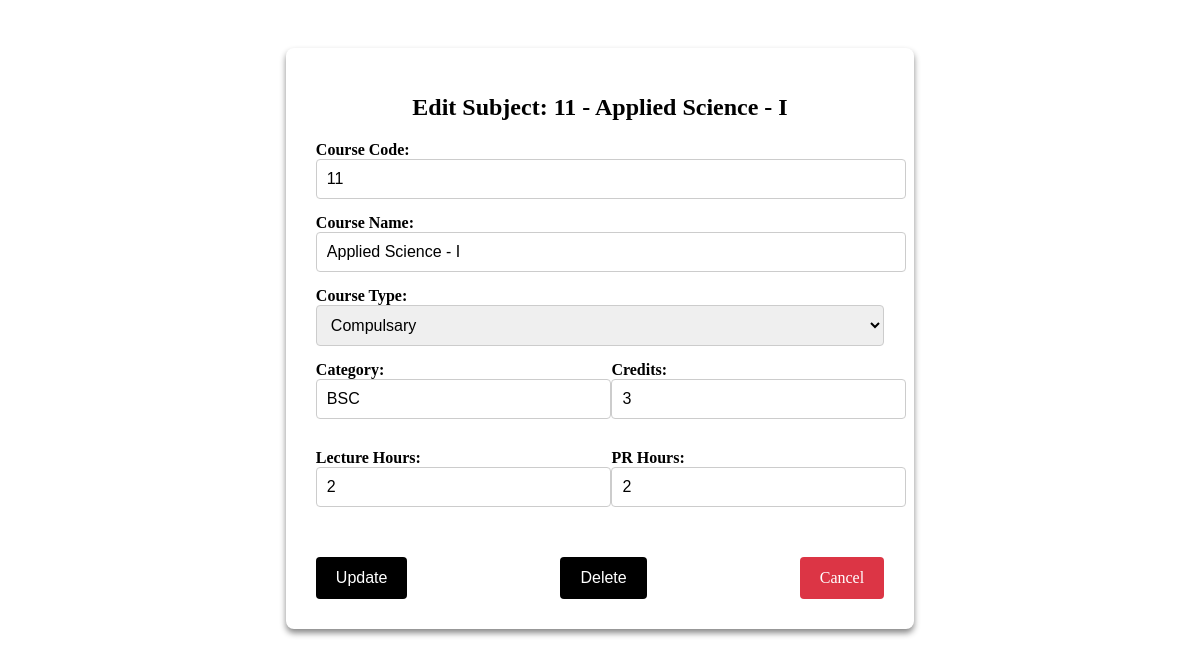
Page /edit-subject/3/ (signed in) on the committed database.
### application/models.py (models this page shows, shortened)
class Subject(models.Model):
    course_code = models.CharField(max_length=10)
    course_name = models.CharField(max_length=100)
    course_type = models.CharField(max_length=100, default="Compulsary")
    category = models.CharField(max_length=50)
    credits = models.IntegerField()
    lecture_hours = models.IntegerField()
    pr_hours = models.IntegerField()
    semester = models.IntegerField()
    class Meta:
        constraints = [
            models.UniqueConstraint(fields=['course_code'], name='unique_course_code'),
            models.UniqueConstraint(fields=['course_name'], name='unique_course_name'),
        ]

### application/views.py (the view, shortened to what this page needs)
# urls.py: path('edit-subject/<int:id>/', views.edit_subject, name='edit_subject'),
@login_required(login_url='home')
def edit_subject(request, id):
    subject = get_object_or_404(Subject, id=id)
    return render(request, 'credit/edit_subject.html', {'subject': subject})

### templates/credit/edit_subject.html (shortened to what this page needs)
<!DOCTYPE html>
<html lang="en">
<head>
</head>
<body>
    <div class="content-container">
        <div class="form-box">
            <h1>Edit Subject: {{ subject.course_code }} - {{ subject.course_name }}</h1>
            <form method="POST" class="form-container">
                <div class="form-group">
                    <label for="course_code">Course Code:</label>
                    <input type="text" name="course_code" value="{{ subject.course_code }}" required class="form-control">
                </div>
                <div class="form-group">
                    <label for="course_name">Course Name:</label>
                    <input type="text" name="course_name" value="{{ subject.course_name }}" required class="form-control">
                </div>
                <div class="form-group">
                    <label for="course_type">Course Type:</label>
                    <select name="course_type" class="form-control">
                        <option value="Compulsary" {% if subject.course_type == "Compulsary" %}selected{% endif %}>Compulsary</option>
                    </select>
                </div>
                <div class="form-row">
                    <div class="form-group half-width">
                        <label for="category">Category:</label>
                        <input type="text" name="category" value="{{ subject.category }}" required class="form-control">
                    </div>
                    <div class="form-group half-width">
                        <label for="credits">Credits:</label>
                        <input type="number" name="credits" value="{{ subject.credits }}" required class="form-control">
                    </div>
                </div>
                <div class="form-row">
                    <div class="form-group half-width">
                        <label for="lecture_hours">Lecture Hours:</label>
                        <input type="number" name="lecture_hours" value="{{ subject.lecture_hours }}" required class="form-control">
                    </div>
                    <div class="form-group half-width">
                        <label for="pr_hours">PR Hours:</label>
                        <input type="number" name="pr_hours" value="{{ subject.pr_hours }}" required class="form-control">
                    </div>
                </div>
                <div class="form-actions">
                    <button type="submit" class="btn update-btn">Update</button>
                    <button type="submit" name="delete" value="True" class="btn update-btn" onclick="return confirm('Are you sure you want to delete this subject?');">Delete</button>
                    <a href="{% url 'sem_subjects' subject.semester %}" class="btn cancel-btn">Cancel</a>
                </div>
            </form>
        </div>
    </div>
</body>
</html>

### templates/credit/edit_subject.html (style rules this page uses)
.content-container { width: 80%; margin: 0 auto; padding: 40px 0; }
.form-box { background-color: #fff; padding: 30px; border-radius: 8px; box-shadow: 0 4px 6px rgba(0, 0, 0, 0.47); width: 60%; margin: 0 auto; }
h1 { text-align: center; font-size: 24px; margin-bottom: 20px; }
.form-container { display: flex; flex-direction: column; }
.form-group { margin-bottom: 15px; }
.form-group label { font-weight: bold; margin-bottom: 5px; }
.form-control { width: 100%; padding: 10px; font-size: 16px; border: 1px solid #ccc; border-radius: 4px; }
.form-row { display: flex; justify-content: space-between; margin-bottom: 15px; }
.form-group.half-width { width: 48%; }
.form-actions { margin-top: 20px; display: flex; justify-content: space-between; }
.btn { padding: 12px 20px; font-size: 16px; border-radius: 4px; cursor: pointer; text-decoration: none; display: inline-block; text-align: center; }
.update-btn { background-color: black; color: white; border: none; }
.cancel-btn { background-color: #dc3545; color: white; border: none; }

### rows in the picture
Subject: course_code "11", course_name "Applied Science - I", course_type "Compulsary", category "BSC", credits "3", lecture_hours "2", pr_hours "2"
